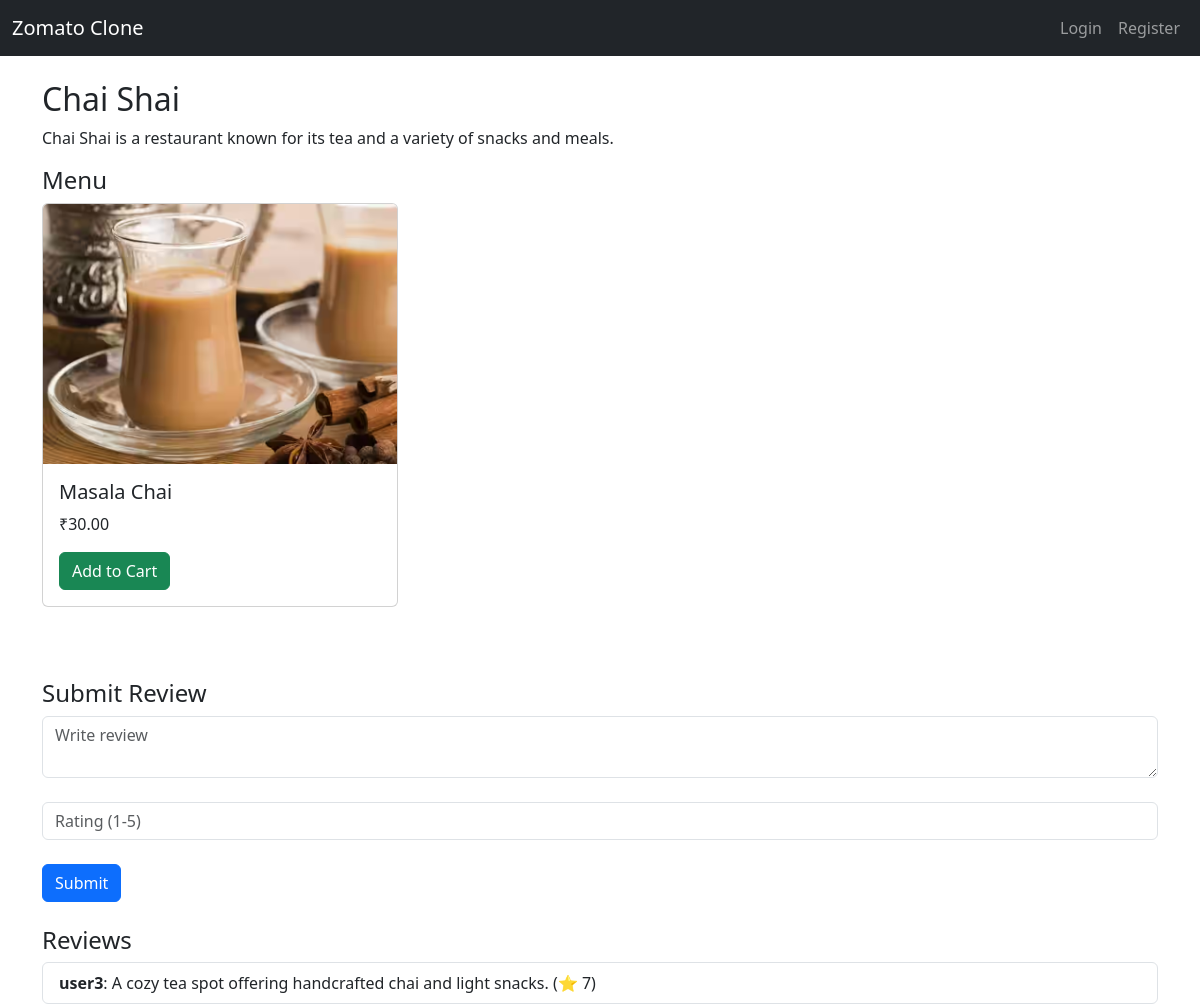
/restaurant/8/, run on the app's committed database.
### main_app/models.py (models this page shows, shortened)
class Restaurant(models.Model):
    name = models.CharField(max_length=100)
    location = models.CharField(max_length=100)
    image = models.ImageField(upload_to='restaurant_images/')
    description = models.TextField()

class MenuItem(models.Model):
    restaurant = models.ForeignKey(Restaurant, on_delete=models.CASCADE)
    name = models.CharField(max_length=100)
    price = models.DecimalField(max_digits=6, decimal_places=2)
    image = models.ImageField(upload_to='menu_images/')
    description = models.TextField()

class Review(models.Model):
    user = models.ForeignKey(User, on_delete=models.CASCADE)
    restaurant = models.ForeignKey(Restaurant, on_delete=models.CASCADE)
    review = models.TextField()
    rating = models.IntegerField()
    created_at = models.DateTimeField(auto_now_add=True)

### main_app/views.py (the view)
# urls.py: path('restaurant/<int:id>/', views.restaurant_detail, name='restaurant_detail'),
def restaurant_detail(request, id):
    restaurant = Restaurant.objects.get(id=id)
    menu = MenuItem.objects.filter(restaurant=restaurant)
    reviews = Review.objects.filter(restaurant=restaurant)
    return render(request, 'restaurant_detail.html', {
        'restaurant': restaurant,
        'menu': menu,
        'reviews': reviews,
    })

### main_app/templates/restaurant_detail.html (shortened to what this page needs)
{% extends 'base.html' %}
{% block content %}
<h2>{{ restaurant.name }}</h2>
<p>{{ restaurant.description }}</p>
<h4>Menu</h4>
<div class="row">
  {% for item in menu %}
    <div class="col-md-4 mb-4">
      <div class="card">
        <img src="{{ item.image.url }}" class="card-img-top" alt="...">
        <div class="card-body">
          <h5 class="card-title">{{ item.name }}</h5>
          <p>₹{{ item.price }}</p>
          <a href="{% url 'add_to_cart' item.id %}" class="btn btn-success">Add to Cart</a>
        </div>
      </div>
    </div>
  {% endfor %}
</div>
<h4 class="mt-5">Submit Review</h4>
<form method="post" action="{% url 'submit_review' restaurant.id %}">
  <textarea name="review" class="form-control" placeholder="Write review"></textarea><br>
  <input type="number" name="rating" class="form-control" placeholder="Rating (1-5)"><br>
  <button class="btn btn-primary">Submit</button>
</form>
<h4 class="mt-4">Reviews</h4>
<ul class="list-group">
  {% for review in reviews %}
    <li class="list-group-item">
      <strong>{{ review.user }}</strong>: {{ review.review }} (⭐ {{ review.rating }})
    </li>
  {% empty %}
    <li class="list-group-item">No reviews yet.</li>
  {% endfor %}
</ul>
{% endblock %}

### data on the page
Restaurant: name "Chai Shai", description "Chai Shai is a restaurant known for its tea and a variety of snacks and meals."
MenuItem: image (picture), name "Masala Chai", price "30.00"
Review: user "user3", review "A cozy tea spot offering handcrafted chai and light snacks.", rating "7"
